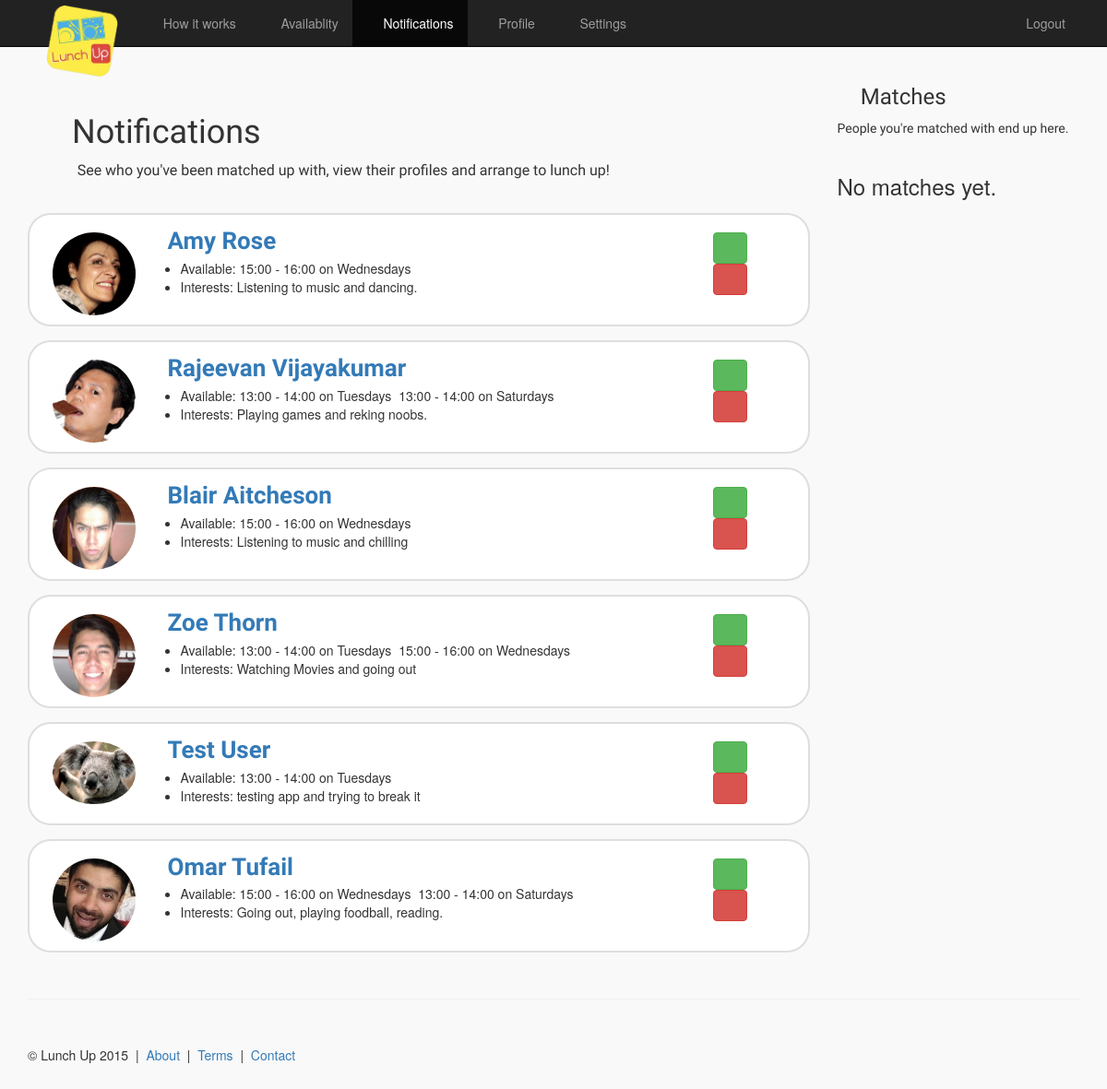
Screenshot of /notifications/ (signed in) with the database file from the repository.
### main/models.py (models this page shows)
class Notification(models.Model):
    userOne = models.ForeignKey(UserProfile, related_name='userone')
    userTwo = models.ForeignKey(UserProfile, related_name='usertwo')
    acceptedOne = models.BooleanField(default=False)
    acceptedTwo = models.BooleanField(default=False)
    available = models.ManyToManyField(TimeInterval)

class UserProfile(models.Model):
    user = models.OneToOneField(User)
    fullName = models.CharField(max_length=64)
    publicEmail = models.EmailField()
    availability = models.ManyToManyField(TimeInterval)
    interests = models.CharField(max_length=250)
    university = models.ForeignKey(University, blank=True, null=True)
    about = models.TextField(max_length=6000)
    picture = models.ImageField(upload_to='profile_images', blank=True)

class TimeInterval(models.Model):
    time = models.PositiveSmallIntegerField()
    day = models.CharField(max_length=10)

### main/views.py (the view)
# urls.py: url(r'^notifications/$', views.notifications, name='notifications'),
@login_required
def notifications(request):
    context_dict = {}
    try:
        context_dict['userprofile'] = UserProfile.objects.get(user=request.user)
        context_dict['notifications'] = \
            Notification.objects.filter((Q(userOne=context_dict['userprofile']) & Q(acceptedOne=False)) | (Q(userTwo=context_dict['userprofile']) & Q(acceptedTwo=False)))
        context_dict['matches'] = \
            Notification.objects.filter((Q(acceptedOne=True) & Q(acceptedTwo=True)) & (Q(userOne=context_dict['userprofile']) | Q(userTwo=context_dict['userprofile'])))
    except:
        pass
    return render(request, 'main/notifications.html', context_dict)

### templates/main/notifications.html (shortened to what this page needs)
{% extends 'base.html' %}
{% load staticfiles %}
{% block body_block %}
      <div class="row row-offcanvas row-offcanvas-right">
        <div class="col-xs-12 col-sm-9">
          <div class="jumbotron_two">
            <h1><span class="glyphicon glyphicon-exclamation-sign" aria-hidden="true"></span> <span class="font_styled">Notifications</span></h1>
            <p style="font-size:16px;" class="font_styled">&nbsp;&nbsp;&nbsp;&nbsp;&nbsp;&nbsp;&nbsp;&nbsp;&nbsp;&nbsp;&nbsp;See who you've been matched up with, view their profiles and arrange to lunch up!</p>
          </div>
          <div class="row" style="padding:15px;">
          {% if notifications %}
            {% for notif in notifications %}
                {% if notif.userOne == userprofile %}
                  <div class="col-md-12" style="border: 2px solid; border-radius: 25px; border-color: #dedede; margin-bottom:15px; padding:10px; background-color:#ffffff;">
                    <div class="col-md-1" style="margin:9px 30px 0 0;">
                        {% if notif.userTwo.picture %}
                            <a href="/profile/{{ notif.userTwo.user.id }}"><img src="{{ notif.userTwo.picture.url }}" width="90" class="img-circle" /></a>
                        {% else %}
                            <a href="/profile/{{ notif.userTwo.user.id }}"><img src="{% static 'images/profile.jpg' %}" width="90" class="img-circle" /></a>
                        {% endif %}
                    </div>
                    <div class="col-md-9">
                      <span style="font-size:26px; font-weight:bold;" class="font_styled">&nbsp;&nbsp;&nbsp;&nbsp;<a href="/profile/{{ notif.userTwo.user.id }}">{{ notif.userTwo.fullName }}</a></span></a><br />
                      <ul><li>Available:
                          {% for timeint in notif.available.all %}
                            {{ timeint.time }}:00 - {{ timeint.time|add:1 }}:00 on {{ timeint.day }}s&nbsp;
                          {% endfor %}
                      </li><li>Interests: {{ notif.userTwo.interests }}</li></ul>
                    </div>
                    <div class="col-md-1" style="margin:9px 30px 0 0;">
                      <button id="{{ notif.id }}y" type="button" class="btn btn-success"><span class="glyphicon glyphicon-ok" aria-hidden="true"></span></button>
                      <button id="{{ notif.id }}n" type="button" class="btn btn-danger"><span class="glyphicon glyphicon-remove" aria-hidden="true"></span></button>
                    </div>
                  </div>
                {% else %}
                  <div class="col-md-12" style="border: 2px solid; border-radius: 25px; border-color: #dedede; margin-bottom:15px; padding:10px; background-color:#ffffff;">
                    <div class="col-md-1" style="margin:9px 30px 0 0;">
                        {% if notif.userOne.picture %}
                            <a href="/profile/{{ notif.userOne.user.id }}"><img src="{{ notif.userOne.picture.url }}" width="90" class="img-circle" /></a>
                        {% else %}
                            <a href="/profile/{{ notif.userOne.user.id }}"><img src="{% static 'images/profile.jpg' %}" width="90" class="img-circle" /></a>
                        {% endif %}
                    </div>
                    <div class="col-md-9">
                      <span style="font-size:26px; font-weight:bold;" class="font_styled">&nbsp;&nbsp;&nbsp;&nbsp;<a href="/profile/{{ notif.userOne.user.id }}">{{ notif.userOne.fullName }}</a></span><br />
                      <ul><li>Available:
                          {% for timeint in notif.available.all %}
                            {{ timeint.time }}:00 - {{ timeint.time|add:1 }}:00 on {{ timeint.day }}s&nbsp;
                          {% endfor %}
                      </li><li>Interests: {{ notif.userOne.interests }}</li></ul>
                    </div>
                    <div class="col-md-1" style="margin:9px 30px 0 0;">
                      <button id="{{ notif.id }}y" type="button" class="btn btn-success"><span class="glyphicon glyphicon-ok" aria-hidden="true"></span></button>
                      <button id="{{ notif.id }}n" type="button" class="btn btn-danger"><span class="glyphicon glyphicon-remove" aria-hidden="true"></span></button>
                    </div>
                  </div>
                {% endif %}
            {% endfor %}
          {% else %}
          <h3>No notifications yet.</h3>
          {% endif %}
          </div>
        </div>
        <div class="col-xs-6 col-sm-3 sidebar-offcanvas" id="sidebar">
          <h3><span class="glyphicon glyphicon-comment" aria-hidden="true"></span> <span class="font_styled">Matches</span></h3><span class="font_styled">People you're matched with end up here.</span><br /><br />
          <div class="list-group">
          {% if matches %}
              {% for match in matches %}
                <span href="#" class="list-group-item" style="padding:15px;">
                {% if match.userOne.id == userprofile.id %}
                    {% if match.userTwo.picture %}
                        <img src="{{ match.userTwo.picture.url }}" width="40" class="img-circle" />
                    {% else %}
                        <img src="{% static 'images/profile.jpg' %}" width="40" class="img-circle" />
                    {% endif %}
                {% else %}
                    {% if match.userOne.picture %}
                        <img src="{{ match.userOne.picture.url }}" width="40" class="img-circle" />
                    {% else %}
                        <img src="{% static 'images/profile.jpg' %}" width="40" class="img-circle" />
                    {% endif %}
                {% endif %}
                &mdash;
                {% if match.userOne.id == userprofile.id %}
                    <a href="{% url 'profile' match.userTwo.user.id %}">{{ match.userTwo.fullName }}</a>
                {% else %}
                    <a href="{% url 'profile' match.userOne.user.id %}">{{ match.userOne.fullName }}</a>
                {% endif %}
                {% for timeint in match.available.all %}
                    {{ timeint.time }}:00-{{ timeint.time|add:1 }}:00 on {{ timeint.day }}s&nbsp;&nbsp;
                {% endfor %}
                <button id="{{ match.id }}n" type="button" class="btn btn-danger btn-xs"><span class="glyphicon glyphicon-remove" aria-hidden="true"></span></button>
                </span>
              {% endfor %}
          {% else %}
            <h3>No matches yet.</h3>
          {% endif %}
          </div>
        </div>
      </div>
      <hr>
{% endblock %}

### static/_css/custom.css (style rules this page uses)
body { background-color: #f9f9f9; }
.jumbotron_two { margin-top:20px; padding:10px; }
.font_styled { font-family: 'Ubuntu'; }

### rows the page displays
Notification: userTwo.picture (picture), userTwo.fullName "Amy Rose", userTwo.interests "Listening to music and dancing."
TimeInterval: time "15", time|add "16", day "Wednesday"
Notification: userTwo.picture (picture), userTwo.fullName "Rajeevan Vijayakumar", userTwo.interests "Playing games and reking noobs."
TimeInterval: time "13", time|add "14", day "Tuesday"
TimeInterval: time "13", time|add "14", day "Saturday"
Notification: userTwo.picture (picture), userTwo.fullName "Blair Aitcheson", userTwo.interests "Listening to music and chilling"
Notification: userTwo.picture (picture), userTwo.fullName "Zoe Thorn", userTwo.interests "Watching Movies and going out"
Notification: userOne.picture (picture), userOne.fullName "Test User", userOne.interests "testing app and trying to break it"
Notification: userOne.picture (picture), userOne.fullName "Omar Tufail", userOne.interests "Going out, playing foodball, reading."
